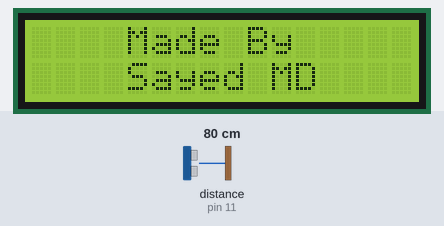
A sketch run on a simulated Arduino Uno, built with avr-gcc and run on an emulated ATmega328P. Shown: 16×2 character LCD. Wiring (inferred from the names in the program): ultrasonic range finder: trigger pin 12; echo pin 11. The inputs (shaded band) are chosen by the test bench; at power-on: distance to the obstacle (sensor on pin 11) 80 cm. The echo pulse lasts 58.3 µs per cm.

Above: at 2.1 s.
At 5.2 s:
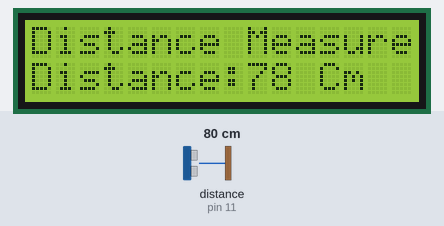
5.3 s: distance to the obstacle (sensor on pin 11) set to 2 cm
At 6.4 s:
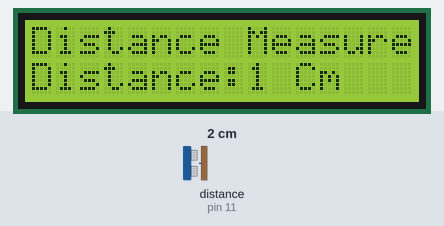
6.8 s: distance to the obstacle (sensor on pin 11) set to 4 cm
At 7.9 s:
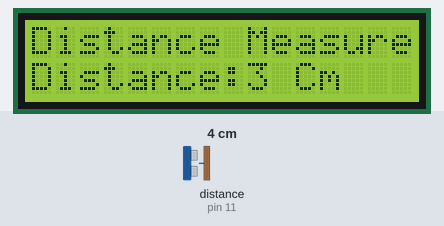
8.3 s: distance to the obstacle (sensor on pin 11) set to 9 cm
At 9.4 s:
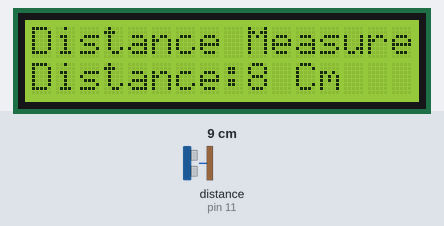
Timing chart, 0 to 11.3 s (numbered marks = the images above; inputs shaded):
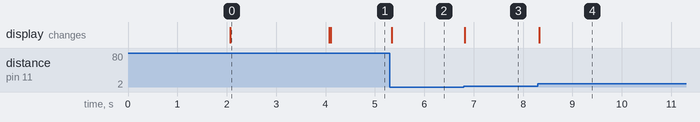

The sketch:

DistanceSense.ino
```cpp
# include "LiquidCrystal.h"  //lcd libary
LiquidCrystal lcd(2, 3, 4, 5, 6, 7);   //LCD object Parameters: (rs, enable, d4, d5, d6, d7)
const int trigPin = 12; //trig pin connection
const int echoPin = 11;//echopin connection

long duration;
int distanceCm;
float liquid;

void setup() {      // setup perameter
lcd.begin(16,2);
pinMode(trigPin, OUTPUT);
pinMode(echoPin, INPUT);

lcd.setCursor(0,0);
lcd.print("  Distance    ");
lcd.setCursor(0,1);
lcd.print("  Measurement  ");
delay(2000);
lcd.clear();
lcd.setCursor(0,0);
lcd.print("    Made By    ");
lcd.setCursor(0,1);
lcd.print("    Sayed MD");
delay(2000);
lcd.clear();
}

void loop() {   // loop of flow program
digitalWrite(trigPin, LOW);
delayMicroseconds(2);
digitalWrite(trigPin, HIGH);
delayMicroseconds(10);
digitalWrite(trigPin, LOW);
duration = pulseIn(echoPin, HIGH);
distanceCm= 0.034*(duration/2);
lcd.setCursor(0,0);
lcd.print("Distance Measure.");
delay(10);
lcd.setCursor(0,1);
lcd.print("Distance:");
lcd.print(distanceCm);
lcd.print(" Cm ");
delay(10);
}
```

Measured:
- after the input at 5.3 s, the display: changes at once (image 2)
- after the input at 6.8 s, the display: changes at once (image 3)
- after the input at 8.3 s, the display: changes at once (image 4)
- what the display in image 0 shows lasts 2.0 s, from 2.1 s to 4.1 s
